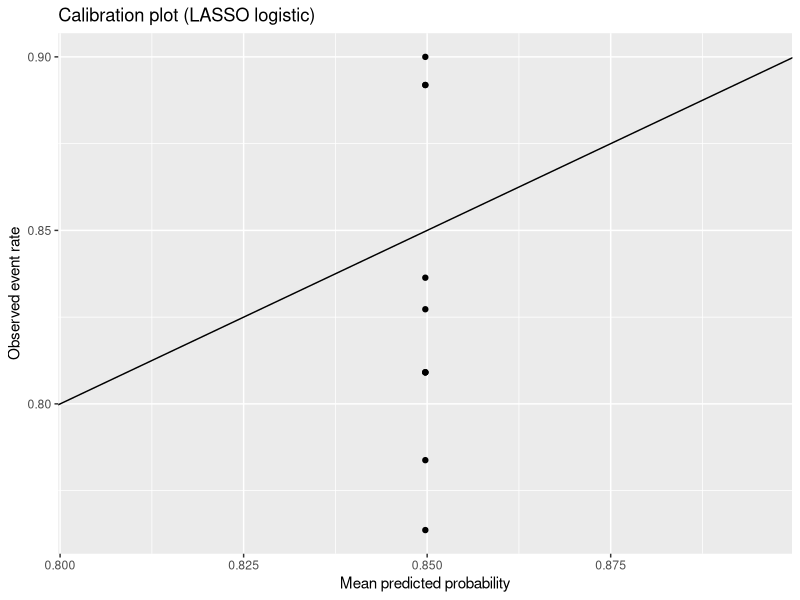
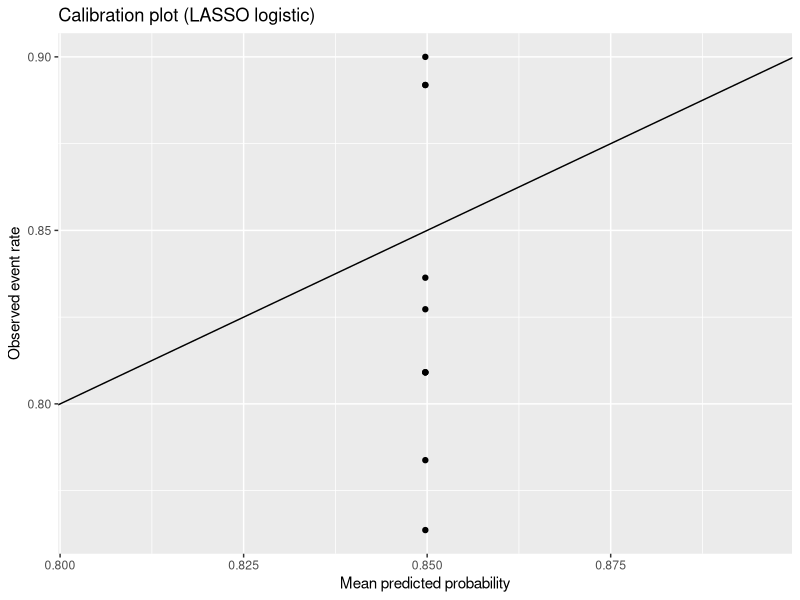
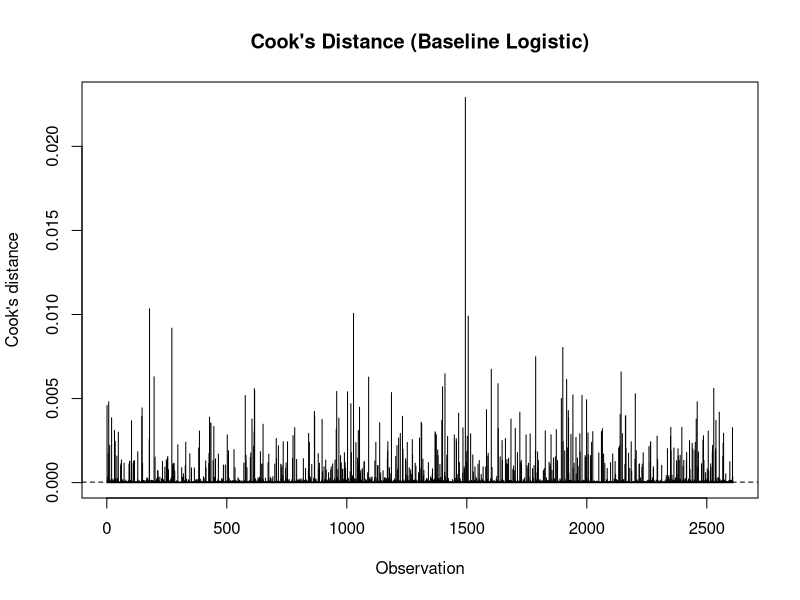
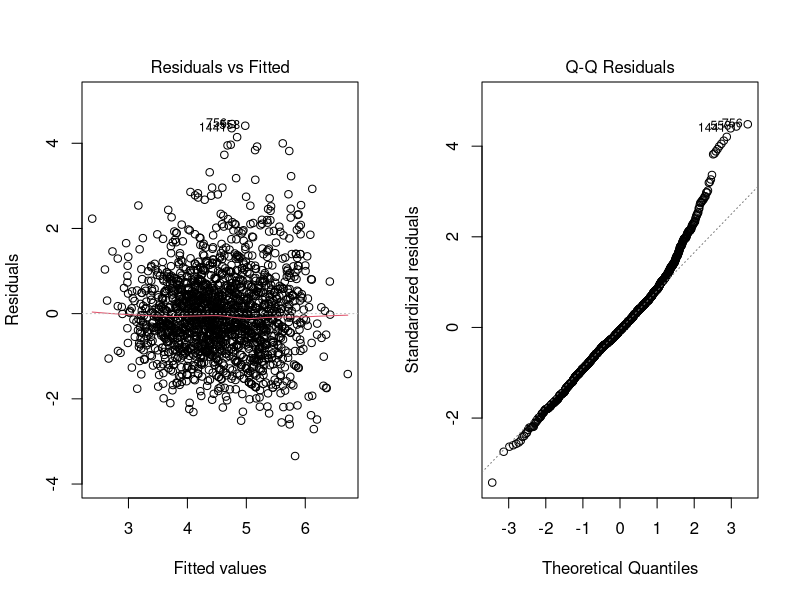

Write R code to recreate these figures, in order.
## ---- chunk 1
# ============================================================
# Setup
# ============================================================
library(tidyverse)
library(lubridate)
library(splines)
library(glmnet)
library(pROC)
library(caret)
library(car)

set.seed(425)

winsorize <- function(x, p = 0.01) {
  q <- quantile(x, probs = c(p, 1 - p), na.rm = TRUE)
  pmin(pmax(x, q[1]), q[2])
}

rmse <- function(a, p) sqrt(mean((a - p)^2, na.rm = TRUE))
mae  <- function(a, p) mean(abs(a - p), na.rm = TRUE)
## ---- chunk 2
df <- readr::read_csv("layoffs.csv", show_col_types = FALSE)

layoffs <- df %>%
  mutate(
    company = str_squish(str_to_lower(company)),
    industry = str_squish(industry),
    stage = str_squish(stage),
    country = str_squish(country),
    date = mdy(date),                        # dataset uses mm/dd/yyyy
    month = floor_date(date, "month"),
    total_laid_off = as.numeric(total_laid_off),
    percentage_laid_off = as.numeric(percentage_laid_off),
    funds_raised = as.numeric(funds_raised),
    log_funding = log1p(funds_raised)
  ) %>%
  filter(!is.na(company), !is.na(month)) %>%
  distinct(company, date, total_laid_off, .keep_all = TRUE) %>%
  mutate(
    log_funding = winsorize(log_funding, 0.01)
  )

min_m <- min(layoffs$month, na.rm = TRUE)
max_m <- max(layoffs$month, na.rm = TRUE)

layoffs %>% summarise(
  n_rows = n(),
  n_companies = n_distinct(company),
  min_date = min(date, na.rm = TRUE),
  max_date = max(date, na.rm = TRUE),
  missing_total_laid_off = mean(is.na(total_laid_off)),
  missing_pct_laid_off = mean(is.na(percentage_laid_off))
)
## ---- chunk 3
# ============================================================
# Top categories (sanity checks)
# ============================================================

layoffs %>% count(industry, sort = TRUE) %>% slice_head(n = 10)
layoffs %>% count(stage, sort = TRUE) %>% slice_head(n = 10)
layoffs %>% count(country, sort = TRUE) %>% slice_head(n = 10)
## ---- chunk 4
# ============================================================
# 4.2 Probability model (company–month panel, logit + lasso)
# ============================================================

# ---- helper: collapse rare levels into "Other" (and NA/blank -> "Unknown") ----
collapse_other <- function(x, min_count = 30) {
  x <- as.character(x)
  x[is.na(x) | x == ""] <- "Unknown"
  tab <- table(x, useNA = "no")
  rare <- names(tab)[tab < min_count]
  x[x %in% rare] <- "Other"
  factor(x)
}

# ---- 1) Build company-month panel ----
companies <- layoffs %>% distinct(company) %>% pull(company)

panel <- tidyr::expand_grid(
  company = companies,
  month   = seq(min_m, max_m, by = "1 month")
) %>%
  left_join(
    layoffs %>%
      group_by(company, month) %>%
      summarise(
        layoff_event = as.integer(any(!is.na(total_laid_off) | !is.na(percentage_laid_off))),
        industry     = last(na.omit(industry)),
        stage        = last(na.omit(stage)),
        country      = last(na.omit(country)),
        log_funding  = last(na.omit(log_funding)),
        .groups = "drop"
      ),
    by = c("company", "month")
  ) %>%
  mutate(
    layoff_event = replace_na(layoff_event, 0L),
    month_index  = as.integer((year(month) - year(min_m)) * 12 + (month(month) - month(min_m)) + 1)
  )

panel <- panel %>%
  mutate(
    country  = collapse_other(country,  min_count = 30),
    industry = collapse_other(industry, min_count = 30),
    stage    = collapse_other(stage,    min_count = 30)
  )

# ---- 3) Split at company level ----
set.seed(425)
train_companies <- sample(companies, size = floor(0.7 * length(companies)))
train <- panel %>% filter(company %in% train_companies)
test  <- panel %>% filter(!company %in% train_companies)

# ---- 4) Lock factor levels so predict/model.matrix never sees new ones ----
train <- train %>%
  mutate(
    country  = factor(country),
    industry = factor(industry),
    stage    = factor(stage)
  )

test <- test %>%
  mutate(
    country  = factor(country,  levels = levels(train$country)),
    industry = factor(industry, levels = levels(train$industry)),
    stage    = factor(stage,    levels = levels(train$stage))
  )

# ---- 5) Model formula (keep it as a formula object ONLY) ----
mm_formula <- layoff_event ~ log_funding + stage + industry + country + ns(month_index, df = 6)

# ============================================================
# A) Baseline Logistic Regression
# ============================================================

# Drop rows with NA predictors (rare, but safe)
train_glm <- train %>% drop_na(log_funding, stage, industry, country, month_index, layoff_event)
test_glm  <- test  %>% drop_na(log_funding, stage, industry, country, month_index, layoff_event)

m_logit <- glm(
  formula = mm_formula,
  data    = train_glm,
  family  = binomial()
)

test_glm$phat_logit <- predict(m_logit, newdata = test_glm, type = "response")
auc_logit <- pROC::auc(test_glm$layoff_event, test_glm$phat_logit)
auc_logit

# ============================================================
# B) LASSO Logistic Regression (glmnet)
# ============================================================

train_cc <- train %>%
  select(layoff_event, log_funding, stage, industry, country, month_index) %>%
  drop_na()

test_cc <- test %>%
  select(layoff_event, log_funding, stage, industry, country, month_index) %>%
  drop_na()

x_train <- model.matrix(mm_formula, data = train_cc)[, -1]
y_train <- train_cc$layoff_event

x_test  <- model.matrix(mm_formula, data = test_cc)[, -1]
y_test  <- test_cc$layoff_event

cv_lasso <- cv.glmnet(
  x = x_train,
  y = y_train,
  family = "binomial",
  alpha = 1,
  nfolds = 10
)

lambda_best <- cv_lasso$lambda.1se

phat_lasso <- as.numeric(predict(cv_lasso, newx = x_test, s = lambda_best, type = "response"))
auc_lasso  <- pROC::auc(y_test, phat_lasso)
auc_lasso

# Confusion matrix at threshold 0.50
thr <- 0.50
pred <- factor(ifelse(phat_lasso >= thr, 1, 0), levels = c(0,1))
ref  <- factor(y_test, levels = c(0,1))
caret::confusionMatrix(pred, ref, positive = "1")

# Calibration plot (deciles)
calib <- tibble(y = y_test, phat = phat_lasso) %>%
  mutate(bin = ntile(phat, 10)) %>%
  group_by(bin) %>%
  summarise(
    mean_pred = mean(phat),
    obs_rate  = mean(y),
    n = n(),
    .groups = "drop"
  )

ggplot(calib, aes(mean_pred, obs_rate)) +
  geom_point() +
  geom_abline(slope = 1, intercept = 0) +
  labs(
    x = "Mean predicted probability",
    y = "Observed event rate",
    title = "Calibration plot (LASSO logistic)"
  )
## ---- chunk 5
# ============================================================
# LASSO logistic regression with cross-validation
# ============================================================

mm_formula <- layoff_event ~ log_funding + stage + industry + country + ns(month_index, df = 6)

# 1) Make complete-case datasets (same rows for x and y)
train_cc <- train %>%
  dplyr::select(layoff_event, log_funding, stage, industry, country, month_index) %>%
  tidyr::drop_na() %>%
  mutate(
    stage    = factor(stage,    levels = levels(train$stage)),
    industry = factor(industry, levels = levels(train$industry)),
    country  = factor(country,  levels = levels(train$country))
  )

test_cc <- test %>%
  dplyr::select(layoff_event, log_funding, stage, industry, country, month_index) %>%
  tidyr::drop_na() %>%
  mutate(
    stage    = factor(stage,    levels = levels(train$stage)),
    industry = factor(industry, levels = levels(train$industry)),
    country  = factor(country,  levels = levels(train$country))
  )

# 2) Build x and y from the SAME rows
x_train <- model.matrix(mm_formula, data = train_cc)[, -1]
y_train <- train_cc$layoff_event

x_test  <- model.matrix(mm_formula, data = test_cc)[, -1]
y_test  <- test_cc$layoff_event

# sanity checks (optional)
stopifnot(nrow(x_train) == length(y_train))
stopifnot(nrow(x_test)  == length(y_test))

# 3) Fit LASSO
cv_lasso <- cv.glmnet(x_train, y_train, family = "binomial", alpha = 1, nfolds = 10)
lambda_best <- cv_lasso$lambda.1se

# 4) Predict + AUC on the same test rows
phat_lasso <- as.numeric(predict(cv_lasso, newx = x_test, s = lambda_best, type = "response"))
auc_lasso <- pROC::auc(y_test, phat_lasso)
auc_lasso
## ---- chunk 6
# ============================================================
# Confusion matrix at threshold 0.50
# ============================================================

thr <- 0.50
pred <- factor(ifelse(phat_lasso >= thr, 1, 0), levels = c(0, 1))
ref  <- factor(y_test, levels = c(0, 1))   # or test_cc$layoff_event

caret::confusionMatrix(pred, ref, positive = "1")
## ---- chunk 7
# ============================================================
# Calibration plot 
# ============================================================

calib <- tibble(
  layoff_event = y_test,      # or test_cc$layoff_event
  phat_lasso   = phat_lasso
) %>%
  mutate(bin = ntile(phat_lasso, 10)) %>%
  group_by(bin) %>%
  summarise(
    mean_pred = mean(phat_lasso),
    obs_rate  = mean(layoff_event),
    n = n(),
    .groups = "drop"
  )

ggplot(calib, aes(mean_pred, obs_rate)) +
  geom_point() +
  geom_abline(slope = 1, intercept = 0) +
  labs(
    x = "Mean predicted probability",
    y = "Observed event rate",
    title = "Calibration plot (LASSO logistic)"
  )
## ---- chunk 8
# ============================================================
# Influence diagnostics for baseline logit
# ============================================================
plot(cooks.distance(m_logit), type = "h",
     main = "Cook's Distance (Baseline Logistic)",
     ylab = "Cook's distance", xlab = "Observation")
abline(h = 4 / nrow(train), lty = 2)
## ---- chunk 9
# ============================================================
# Magnitude model
# ============================================================

# helper (use same one as earlier; safe to redefine if needed)
collapse_other <- function(x, min_count = 20) {
  x <- as.character(x)
  x[is.na(x) | x == ""] <- "Unknown"
  tab <- table(x, useNA = "no")
  rare <- names(tab)[tab < min_count]
  x[x %in% rare] <- "Other"
  factor(x)
}

events_mag <- layoffs %>%
  filter(!is.na(total_laid_off)) %>%
  mutate(
    y = log1p(total_laid_off),
    month_index = as.integer((year(month) - year(min_m)) * 12 + (month(month) - month(min_m)) + 1),
    # collapse BEFORE split to avoid unseen levels later
    country  = collapse_other(country,  min_count = 20),
    industry = collapse_other(industry, min_count = 20),
    stage    = collapse_other(stage,    min_count = 20)
  )

set.seed(425)
idx <- sample.int(nrow(events_mag), size = floor(0.7 * nrow(events_mag)))
train_e <- events_mag[idx, ]
test_e  <- events_mag[-idx, ]

# lock levels (so predict never sees new ones)
train_e <- train_e %>%
  mutate(
    country  = factor(country),
    industry = factor(industry),
    stage    = factor(stage)
  )

test_e <- test_e %>%
  mutate(
    country  = factor(country,  levels = levels(train_e$country)),
    industry = factor(industry, levels = levels(train_e$industry)),
    stage    = factor(stage,    levels = levels(train_e$stage))
  )

# OLS baseline
m_ols <- lm(y ~ log_funding + stage + industry + country + ns(month_index, df = 6), data = train_e)
pred_ols <- predict(m_ols, newdata = test_e)

c(RMSE = rmse(test_e$y, pred_ols), MAE = mae(test_e$y, pred_ols))

## ---- chunk 10
# Ridge + LASSO (glmnet)
# Ridge + LASSO (glmnet) -- FIXED (complete-case x/y match)

mag_formula <- y ~ log_funding + stage + industry + country + ns(month_index, df = 6)

# Make complete-case datasets so model.matrix and y match
train_e_cc <- train_e %>%
  dplyr::select(y, log_funding, stage, industry, country, month_index) %>%
  tidyr::drop_na() %>%
  mutate(
    stage    = factor(stage,    levels = levels(train_e$stage)),
    industry = factor(industry, levels = levels(train_e$industry)),
    country  = factor(country,  levels = levels(train_e$country))
  )

test_e_cc <- test_e %>%
  dplyr::select(y, log_funding, stage, industry, country, month_index) %>%
  tidyr::drop_na() %>%
  mutate(
    stage    = factor(stage,    levels = levels(train_e$stage)),
    industry = factor(industry, levels = levels(train_e$industry)),
    country  = factor(country,  levels = levels(train_e$country))
  )

xtr <- model.matrix(mag_formula, train_e_cc)[, -1]
ytr <- train_e_cc$y

xte <- model.matrix(mag_formula, test_e_cc)[, -1]
yte <- test_e_cc$y

stopifnot(nrow(xtr) == length(ytr))
stopifnot(nrow(xte) == length(yte))

cv_ridge  <- cv.glmnet(xtr, ytr, alpha = 0)
cv_lasso2 <- cv.glmnet(xtr, ytr, alpha = 1)

pred_ridge <- as.numeric(predict(cv_ridge,  newx = xte, s = cv_ridge$lambda.1se))
pred_lasso <- as.numeric(predict(cv_lasso2, newx = xte, s = cv_lasso2$lambda.1se))

tibble(
  model = c("OLS", "Ridge", "LASSO"),
  RMSE  = c(rmse(yte, predict(m_ols, newdata = test_e_cc)),
            rmse(yte, pred_ridge),
            rmse(yte, pred_lasso)),
  MAE   = c(mae(yte, predict(m_ols, newdata = test_e_cc)),
            mae(yte, pred_ridge),
            mae(yte, pred_lasso))
)
## ---- chunk 11
# OLS diagnostics
par(mfrow = c(1,2))
plot(m_ols, which = 1)  # residuals vs fitted
plot(m_ols, which = 2)  # QQ plot
par(mfrow = c(1,1))
